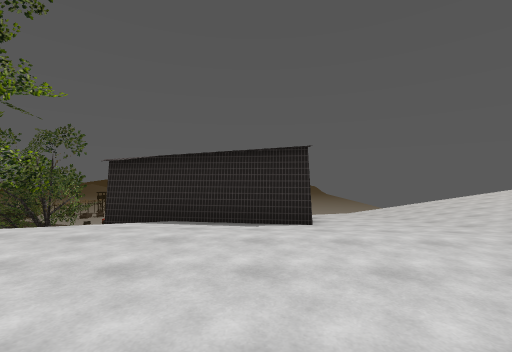
view 1 (above)

14 first-person views from a walk through a scene from a Unity 3-D project. The camera is 1.3 m above the floor, looks level and sees 90° across. The floor is counted in squares, 2 m on a side. Each view is taken from the middle of a square. On the plan, view 1 faces up. The plan holds only what a view shows up to about 9 squares ahead; the rest is blank. The place goes on beyond the plan. The player character is not drawn. Some surface patterns are stand-ins.

view 2
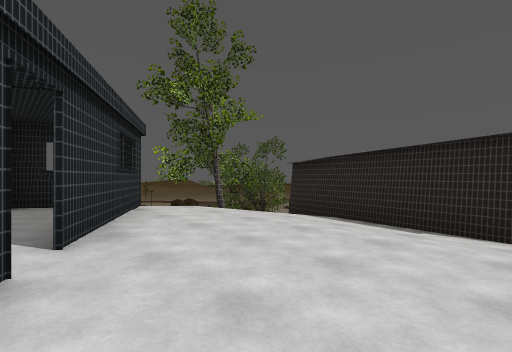

view 3
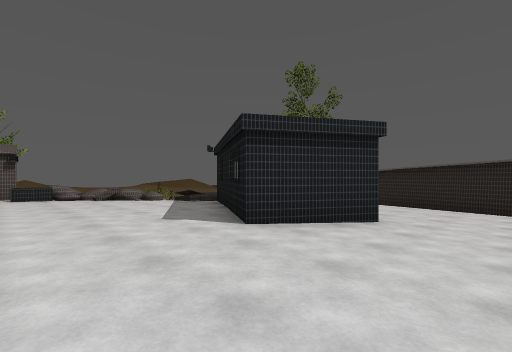

view 4
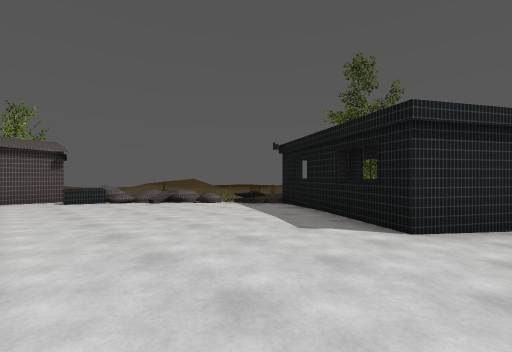

view 5
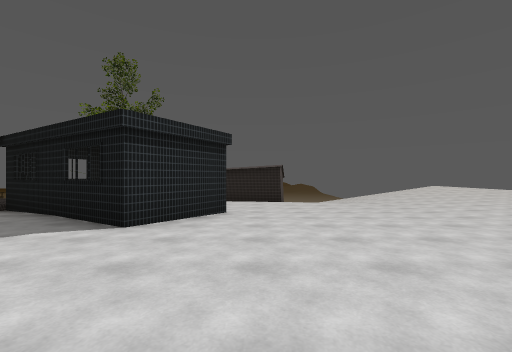

view 6
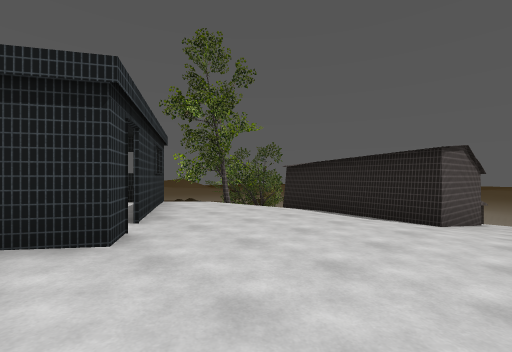

view 7
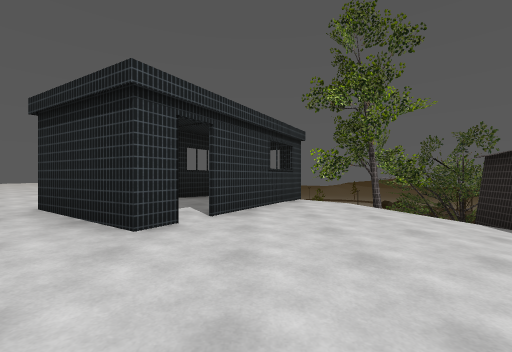

view 8
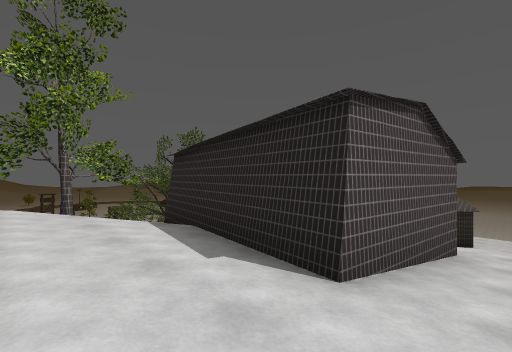

view 9
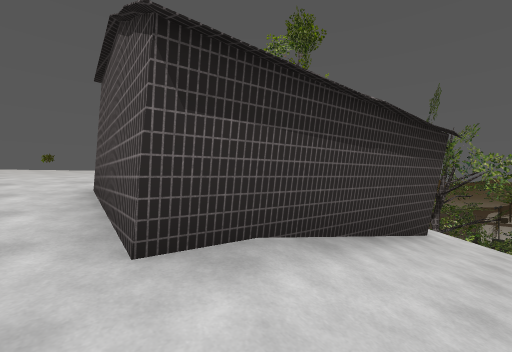

view 10
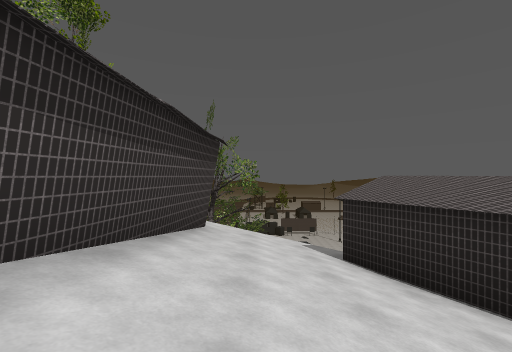

view 11
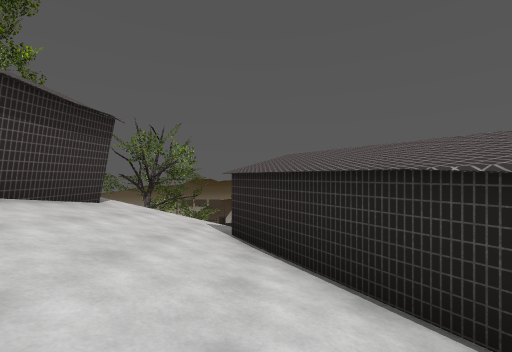

view 12
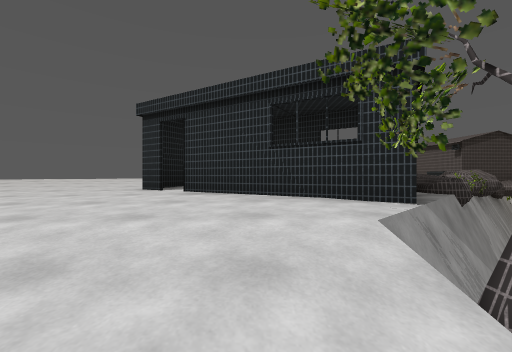

view 13
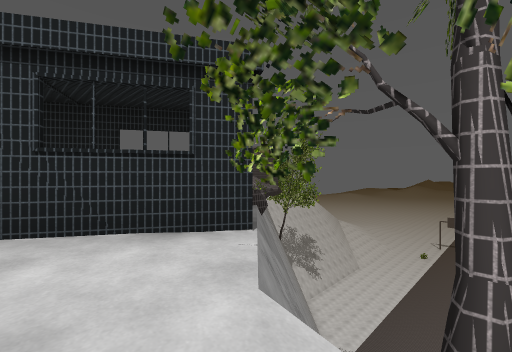

view 14
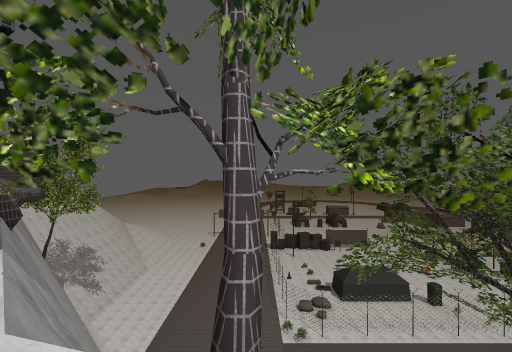

### Floor plan
Key: @ floor where view 1 was taken; # wall or solid block; x gap in a wall; . main floor; : floor 0.5 m higher than the main floor; - floor 0.5 m lower than the main floor; / step, stairs or slope; = window, fence, low wall or low ledge; v drop or lower ground.
Columns run from 12 left of view 1 to 2 right of it. Each row starts with its distance up from view 1.
 14              //
 13             ##/
 12           ###//
 11         v##////
 10         v/////
  9      ## v//////
  8      ##vv###///
  7      ##  #####/
  6      ##  #####/
  5      # v#///##/
  4        ##///--/
  3        ##......
  2      vv##......
  1     vvv####....
  0    vvvx# =##@..
 -1   vvv..###=#...
 -2  vvv/....###...
 -3 vv//...........
 -4 vv/.....:::::::
 -5 ##....::::::::
 -6  #...::::::::

Positions as (right, up) in squares from view 1, and headings:
1: (0, 0), facing up
2: (1, 0), facing up-left
3: (1, -5), facing up-left
4: (-1, -6), facing up-left
5: (0, -6), facing up
6: (2, -1), facing up-left
7: (2, 1), facing left
8: (2, 3), facing up-left
9: (2, 9), facing down-left
10: (2, 9), facing left
11: (2, 11), facing left
12: (-3, 5), facing down
13: (-3, 4), facing down-left
14: (-3, 4), facing left
